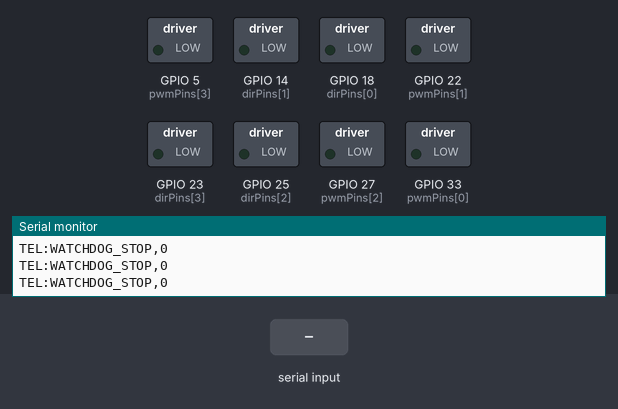
Simulated run of this sketch. Board: ESP32. Parts: switched loads named in the sketch (green lamp = pin HIGH), the last lines printed to the serial monitor. The inputs (shaded band) are chosen by the test bench.

Above: at 1.2 s.
1.3 s: "MOVE\n" received over Serial
At 3.0 s:
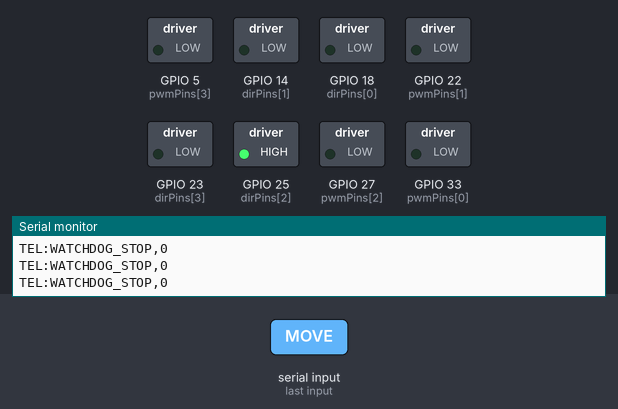
3.3 s: "LEFT\n" received over Serial
At 3.7 s:
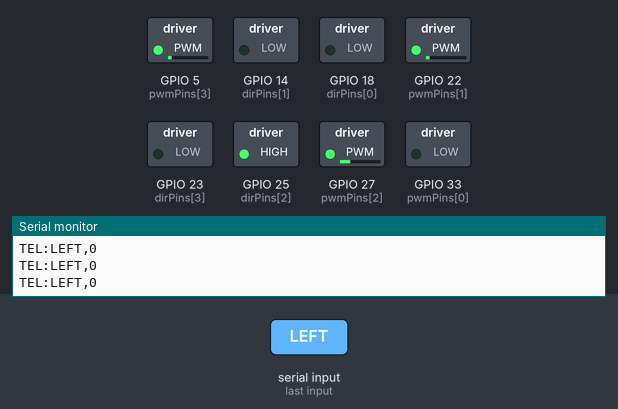
5.3 s: "RIGHT\n" received over Serial
At 5.7 s:
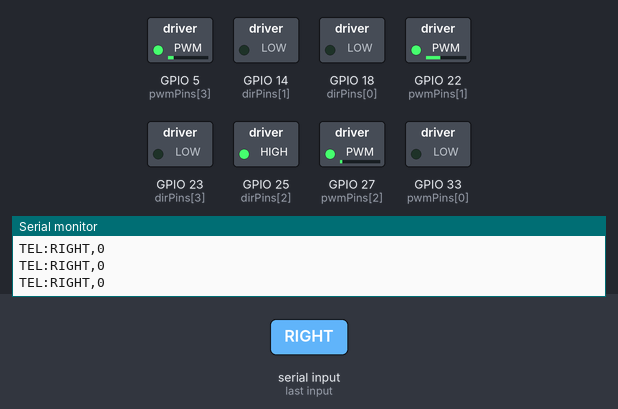
Timing chart, 0 to 8.3 s (numbered marks = the images above; inputs shaded):
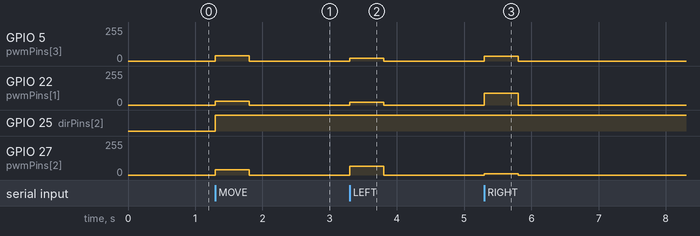

The sketch:

depth_JRD301_copy_20260606140003.ino
```cpp
#include <Arduino.h>

// --- MOTOR CONFIGURATION ---
const int pwmPins[4] = {33, 22, 27, 5};
const int dirPins[4] = {18, 14, 25, 23};
const int forwardState[4] = {HIGH, LOW, HIGH, LOW};

// --- STATE VARIABLES ---
String currentCommand = "BOOTING";
int currentPWM = 0;
unsigned long lastCommandTime = 0;
unsigned long lastTelemetryTime = 0;

void setup() {
  Serial.begin(115200);

  // Setup Motors
  for (int i = 0; i < 4; i++) {
    ledcAttach(pwmPins[i], 5000, 8);
    pinMode(dirPins[i], OUTPUT);
    digitalWrite(dirPins[i], LOW);
  }
}

void moveForward() {


  digitalWrite(dirPins[1], forwardState[1]);
  digitalWrite(dirPins[2], forwardState[2]);
  digitalWrite(dirPins[3], forwardState[3]);
  ledcWrite(pwmPins[1], 30);
  ledcWrite(pwmPins[2], 40);
  ledcWrite(pwmPins[3], 40);

}
void moveleft() {


  digitalWrite(dirPins[1], forwardState[1]);
  digitalWrite(dirPins[2], forwardState[2]);
  digitalWrite(dirPins[3], forwardState[3]);
  ledcWrite(pwmPins[1], 22);
  ledcWrite(pwmPins[2], 65);
  ledcWrite(pwmPins[3], 22);

}
void moveright() {


  digitalWrite(dirPins[1], forwardState[1]);
  digitalWrite(dirPins[2], forwardState[2]);
  digitalWrite(dirPins[3], forwardState[3]);
  ledcWrite(pwmPins[1], 90);
  ledcWrite(pwmPins[2], 8);
  ledcWrite(pwmPins[3], 36);

}

void stopMotors() {
  currentPWM = 0;
  for (int i = 0; i < 4; i++) {
    ledcWrite(pwmPins[i], currentPWM);
  }
}

void loop() {
  // 1. LISTEN FOR JETSON COMMANDS
  if (Serial.available()) {
    currentCommand = Serial.readStringUntil('\n');
    currentCommand.trim();
    lastCommandTime = millis();

    if (currentCommand == "MOVE") {
      moveForward();
    }
    else if (currentCommand == "LEFT") {
      moveleft();
    }
    else if (currentCommand == "RIGHT") {
      moveright();
    }
    else if (currentCommand == "STOP") {
      stopMotors();
    }
  }

  // 2. WATCHDOG FAILSAFE
  if (millis() - lastCommandTime > 500) {
    stopMotors();
    if (currentCommand != "STOP") {
        currentCommand = "WATCHDOG_STOP"; // Alerts you if connection is lost
    }
  }

  // 3. SEND TELEMETRY TO JETSON (10Hz)
  // Sends data incredibly fast over the wire without blocking the motor loop
  if (millis() - lastTelemetryTime > 100) {
    Serial.print("TEL:");
    Serial.print(currentCommand);
    Serial.print(",");
    Serial.println(currentPWM);

    lastTelemetryTime = millis();
  }
}
```

Measured:
- after the input at 1.3 s, GPIO 5 (pwmPins[3]), GPIO 27 (pwmPins[2]): 0/255 → 40/255 at once, → 0/255 0.50 s later; GPIO 22 (pwmPins[1]): 0/255 → 30/255 at once, → 0/255 0.50 s later; GPIO 25 (dirPins[2]): LOW → HIGH at once
- after the input at 3.3 s, GPIO 5 (pwmPins[3]), GPIO 22 (pwmPins[1]): 0/255 → 22/255 at once, → 0/255 0.50 s later; GPIO 27 (pwmPins[2]): 0/255 → 65/255 at once, → 0/255 0.50 s later
- after the input at 5.3 s, GPIO 5 (pwmPins[3]): 0/255 → 36/255 at once, → 0/255 0.50 s later; GPIO 22 (pwmPins[1]): 0/255 → 90/255 at once, → 0/255 0.50 s later; GPIO 27 (pwmPins[2]): 0/255 → 8/255 at once, → 0/255 0.50 s later
